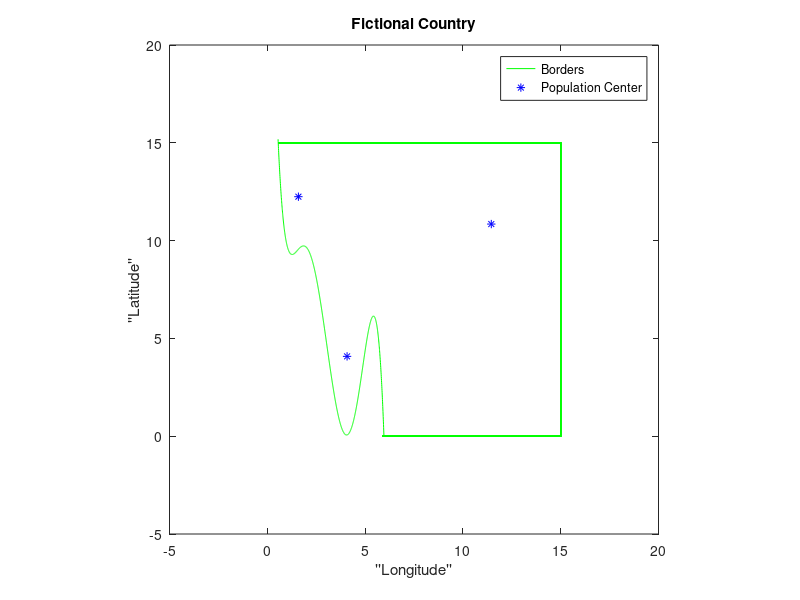

Write MATLAB code to recreate this figure.
clc
clear all
close all

%% Defining the Coast

% Coefficients of polynomial that define the coastline have been
% predetermined (totally arbitrary, but still predetermined)
coastCoeff = load("coastPolyCoeffs.mat")
alphaStar = coastCoeff.alphaStar;

%Some linearly spaced x values
x = linspace(0.55,5.9625,1000);

%The 5th-order polynomial that will define our coast:
fx = alphaStar(1,:) + alphaStar(2,:).*x + alphaStar(3,:).*x.^2 + alphaStar(4,:).*x.^3 ...
    + alphaStar(5,:).*x.^4 + alphaStar(6,:).*x.^5;

plot(x,fx,'g');
hold on

%% Defining the borders of the country (just straight lines)

%Define upper border as straight line:
x1 = linspace(0.55,15,100);
y1 = 15.*ones(length(x1));
plot(x1,y1,'g','HandleVisibility','off')

%Define lower border as straight line:
x2 = linspace(5.9,15,100);
y2 = 0.*ones(length(x2));
plot(x2,y2,'g','HandleVisibility','off')

%Define right side boarder as straight line:
xv = 15.*ones(length(x));
yv = linspace(0,15,length(xv));
plot(xv,yv,'g','HandleVisibility','off')


%% Plot some randomly selected population centers:
popCenters = [4.0783    4.0816;
              1.5899   12.2449;
             11.4516   10.8455;];
plot(popCenters(:,1),popCenters(:,2),'b*')

%% Add some titles and labels
legend("Borders","Population Center")
title("Fictional Country")
xlabel("''Longitude''")
ylabel("''Latitude''")
axis([-5 20 -5 20]) 
axis equal
